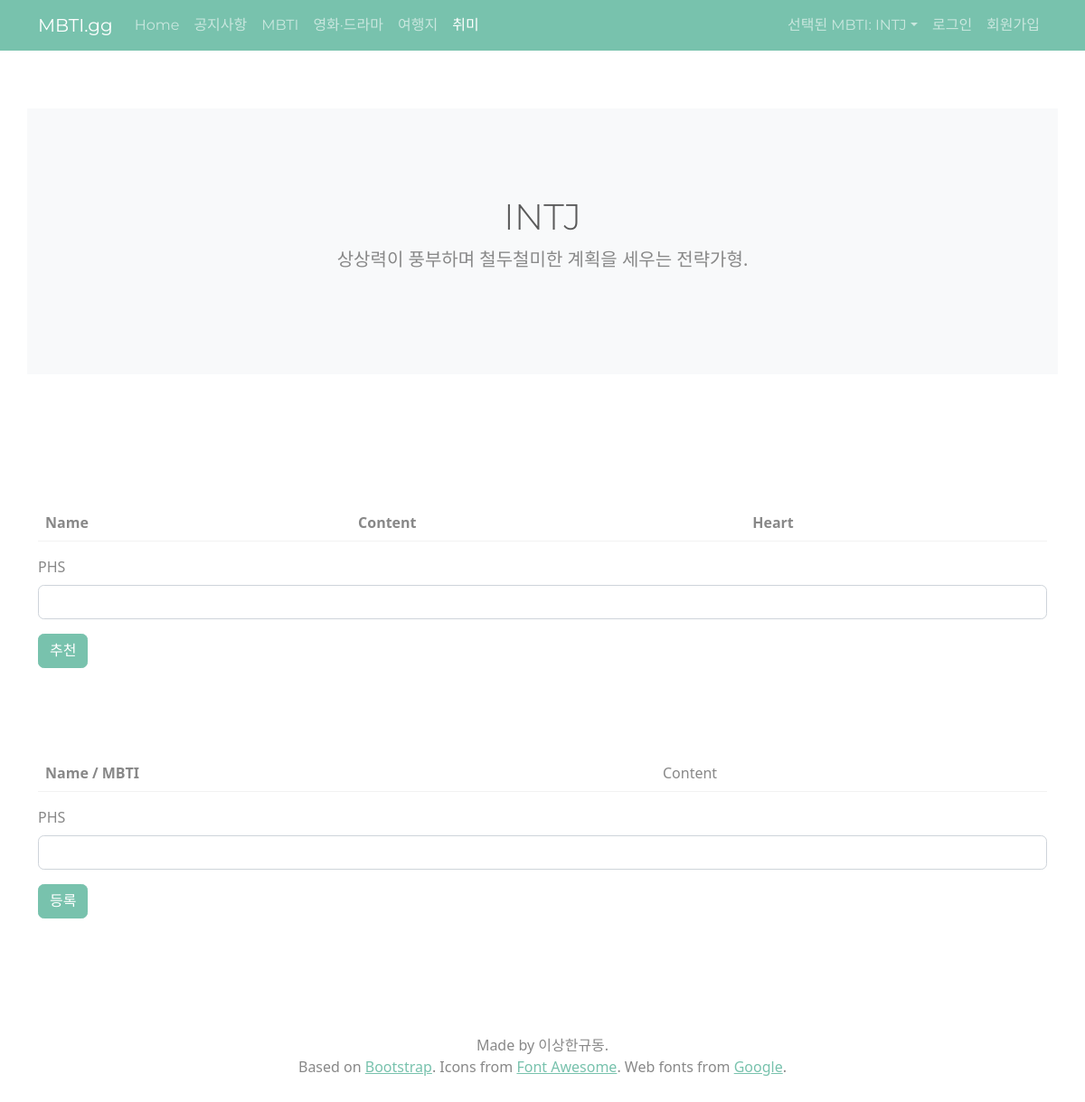
Before: /hobby/?mbti=INTJ with the older database file.
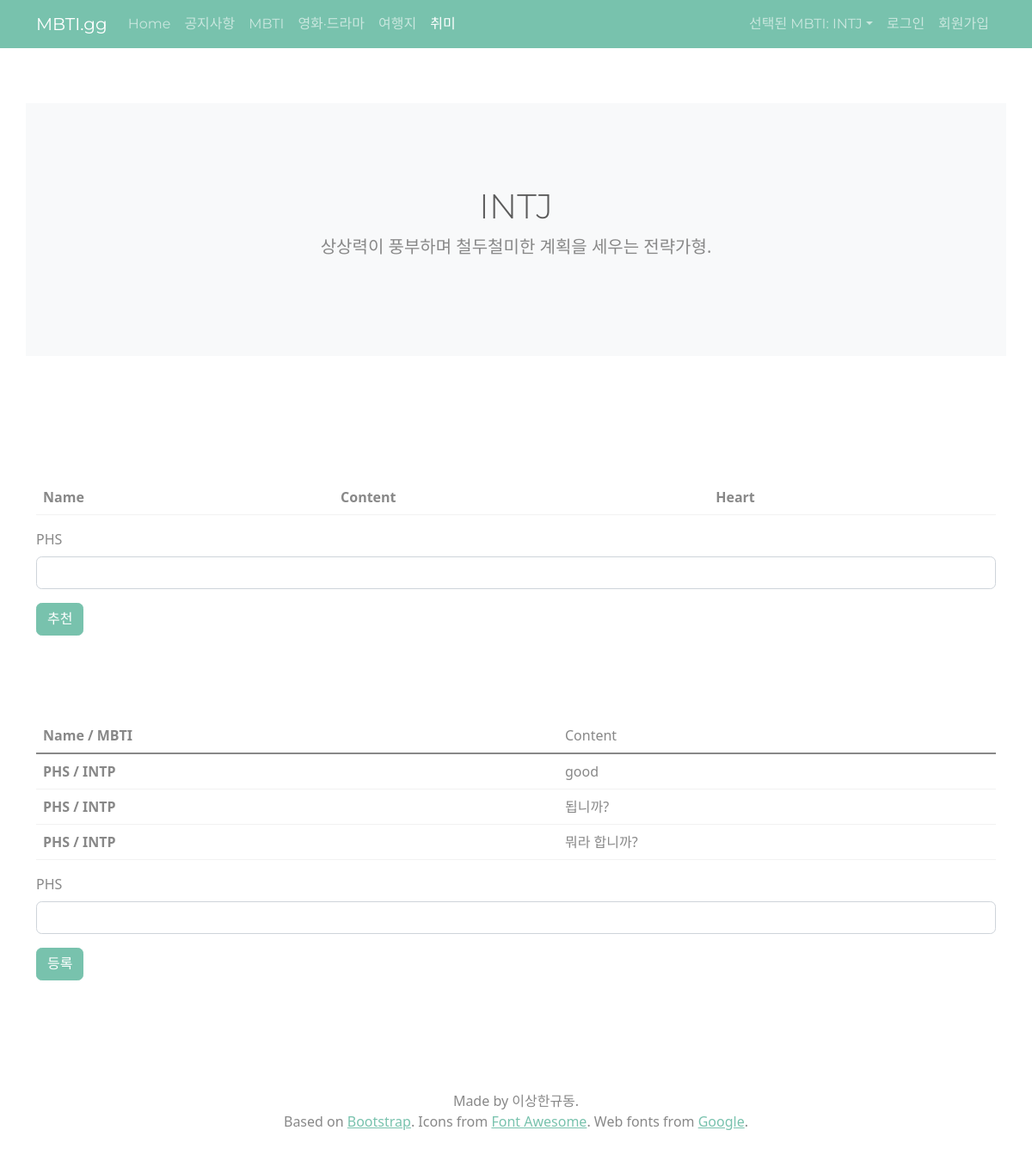
After: the same page with the newer database file.
### mbti/models.py (models this page shows)
class Mbti(models.Model):
    mbti_id = models.CharField(max_length=4, primary_key=True)
    desc = models.CharField(max_length=50)
    profile = models.TextField()

### hobby/models.py (models this page shows)
class HobbyComment(models.Model):
    h_cno = models.BigAutoField(primary_key = True)
    mbti_id = models.ForeignKey(Mbti,on_delete=models.CASCADE, db_column='mbti_id')
    user_id = models.ForeignKey(User, on_delete=models.CASCADE, db_column='user_id')
    comment = models.TextField()

### user/models.py (models this page shows)
class User(models.Model):
    user_id = models.CharField(max_length=20, primary_key=True)
    name = models.CharField(max_length=20, unique=True)
    pwd = models.CharField(max_length=50)
    mbti_id = models.ForeignKey('mbti.Mbti', on_delete=models.PROTECT, db_column='mbti_id')
    birth_dt = models.DateField(null=True, blank=True)
    GENDER_CHOICES = (
        ('M', 'Man'),
        ('F', 'Female')
    )
    gender = models.CharField(max_length=1, null=True, choices=GENDER_CHOICES )

### hobby/views.py (the view)
# urls.py: path('', views.index, name='hobby_index'),
def index(request):
    print('>>> Hobby - Index')
    try:
        selected_mbti = request.GET['mbti']
        hobbys = Hobby.objects.all()
        mbti_table = Mbti.objects.get(mbti_id=selected_mbti)
        likes = HobbyLiked.objects.all()
        cmts = HobbyComment.objects.all()
        user_mbti = request.session.get('user_mbti')
        user_name = request.session.get('user_name')
        context = {
            'title': 'Hobby',
            'nav_link_active': 'hobby',
            'selected_mbti': selected_mbti,
            'hobbys' : hobbys,
            'mbti_table' : mbti_table,
            'user_mbti': user_mbti,
            'user_name': user_name,
            'likes' : likes,
            'cmts' : cmts,
        }
        return render(request, 'hobby/index.html', context)
    except Exception:
        selected_mbti = ''
        context = {
            'selected_mbti': selected_mbti,
        }
        return render(request, 'hobby/select_mbti.html', context)

### hobby/templates/hobby/index.html (shortened to what this page needs)
{% include 'header.html' %}
{% block content %}
<body>
  <section class="py-5 text-center container bg-light">
    <div class="row py-lg-5">
      <div class="col-lg-6 col-md-8 mx-auto">
        <h1 class="fw-light" style="text-transform:uppercase">{{selected_mbti}}</h1>
        <p class="lead text-muted">{{mbti_table.profile}}</p>
      </div>
    </div>
  </section>
  <div class="album py-5">
  </div>
  <div class="user_rmd py-5 container">
    <table class="table">
      <thead>
        <tr>
          <th scope="col">Name</th>
          <th scope="col">Content</th>
          <th scope="col">Heart</th>
        </tr>
      </thead>
    </table>
    <div class="mb-3">
      <label for="user_rmd" class="user_name form-label">PHS</label>
      <input type="text" class="form-control" id="user_rmd">
    </div>
    <button type="submit" class="btn btn-primary like_submit">추천</button>
  </div>
  <div class="hobby_comment py-5 container" >
    <table class="table">
      <thead>
        <tr>
          <th scope="col">Name / MBTI</th>
          <td scope="col">Content</td>
        </tr>
      </thead>
      <tbody id="cmt_body">
      {% for cmt in cmts %}
        <tr>
          <th scope="row">{{cmt.user_id.name}} / {{cmt.mbti_id.mbti_id}}</th>
          <td>{{cmt.comment}}</td>
        </tr>
      {% endfor %}
      </tbody>
    </table>
    <div class="mb-3">
      <label for="user_comment" class="name form-label">PHS</label>
      <input type="text" class="form-control" id="user_comment">
    </div>
    <button type="submit" class="btn cmt_btn btn-primary">등록</button>
  </div>
</body>
{% endblock %}
{% include 'footer.html'%}

### common/templates/header.html (shortened to what this page needs)
<!DOCTYPE html>
{% load static %}
<html lang="en">
<head>
    <link rel="stylesheet" href="{% static '/assets/css/bootstrap.css' %}">
    <link rel="stylesheet" href="{% static '/assets/css/font-awesome.min.css' %}">
    <link rel="stylesheet" href="{% static '/assets/css/prism-okaidia.css' %}">
    <link rel="stylesheet" href="{% static '/assets/css/custom.min.css' %}">
</head>
<body>
    <nav class="navbar navbar-expand-lg fixed-top navbar-dark bg-primary">
        <div class="container">
            <a class="navbar-brand" href="../">MBTI.gg</a>
            <div class="collapse navbar-collapse" id="navbarResponsive">
                <ul class="navbar-nav">
                    <li class="nav-item">
                        <a class="nav-link{% if nav_link_active == 'home' %} active{% endif %}" href="../home{% if selected_mbti != '' %}/?mbti={{selected_mbti}}{% endif %}">Home</a>
                    </li>
                    <li class="nav-item">
                        <a class="nav-link{% if nav_link_active == 'notice' %} active{% endif %}" href="/notice{% if selected_mbti != '' %}/?mbti={{selected_mbti}}{% endif %}">공지사항</a>
                    </li>
                    <li class="nav-item">
                        <a class="nav-link{% if nav_link_active == 'mbti' %} active{% endif %}" href="../mbti{% if selected_mbti != '' %}/?mbti={{selected_mbti}}{% endif %}">MBTI</a>
                    </li>
                    <li class="nav-item">
                        <a class="nav-link{% if nav_link_active == 'movie' %} active{% endif %}" href="../movie{% if selected_mbti != '' %}/?mbti={{selected_mbti}}{% endif %}">영화·드라마</a>
                    </li>
                    <li class="nav-item">
                        <a class="nav-link{% if nav_link_active == 'place' %} active{% endif %}" href="../place{% if selected_mbti != '' %}/?mbti={{selected_mbti}}{% endif %}">여행지</a>
                    </li>
                    <li class="nav-item">
                        <a class="nav-link{% if nav_link_active == 'hobby' %} active{% endif %}" href="../hobby{% if selected_mbti != '' %}/?mbti={{selected_mbti}}{% endif %}">취미</a>
                    </li>
                </ul>
                <ul class="navbar-nav ms-md-auto">
                    {% if nav_link_active != 'user' %}
                    <li class="nav-item dropdown">
                        <a class="nav-link dropdown-toggle" data-bs-toggle="dropdown" href="#" role="button" aria-haspopup="true" aria-expanded="false">{% if selected_mbti == '' %}MBTI를 선택하세요{% else %}선택된 MBTI: {{selected_mbti}}{% endif %}</a>
                    </li>
                    {% endif %}
                    <li class="nav-item">
                        <a class="nav-link{% if nav_link_active == 'user' %}  active{% endif %}" href="../user/{% if login_type == 'login' %}info{% else %}login{% endif %}">{% if login_type == 'login' %}회원정보{% else %}로그인{% endif %}</a>
                    </li>
                    {% if login_type == 'login' %}
                    <li class="nav-item">
                        <a class="nav-link" href="../user/logout">로그아웃</a>
                    </li>
                    {% else %}
                    <li class="nav-item">
                        <a class="nav-link" href="../user/signup">회원가입</a>
                    </li>
                    {% endif %}
                </ul>
            </div>
        </div>
    </nav>
</body>
</html>

### common/templates/footer.html
<html>
<body>
    <div class="text-center">
        <footer id="footer">
            <div class="row">
                <div class="col-lg-12">
                    <p>Made by 이상한규동.</p>
                    <p>Based on <a href="https://getbootstrap.com/" rel="nofollow">Bootstrap</a>. Icons from <a href="https://fontawesome.com/" rel="nofollow">Font Awesome</a>. Web fonts from <a href="https://fonts.google.com/" rel="nofollow">Google</a>.</p>
                </div>
            </div>
        </footer>
    </div>
</body>
</html>

Changed rows visible on the page:
added HobbyComment: user_id.name "PHS", mbti_id.mbti_id "INTP", comment "good"
added HobbyComment: user_id.name "PHS", mbti_id.mbti_id "INTP", comment "됩니까?"
added HobbyComment: user_id.name "PHS", mbti_id.mbti_id "INTP", comment "뭐라 합니까?"
